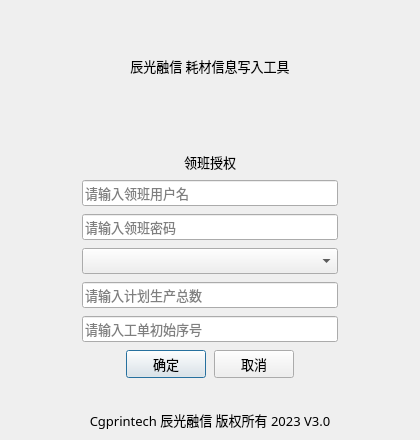
<?xml version="1.0" encoding="UTF-8"?>
<ui version="4.0">
 <class>ForeManAuth</class>
 <widget class="QDialog" name="ForeManAuth">
  <property name="geometry">
   <rect>
    <x>0</x>
    <y>0</y>
    <width>420</width>
    <height>440</height>
   </rect>
  </property>
  <property name="minimumSize">
   <size>
    <width>420</width>
    <height>440</height>
   </size>
  </property>
  <property name="maximumSize">
   <size>
    <width>420</width>
    <height>440</height>
   </size>
  </property>
  <property name="font">
   <font>
    <family>微软雅黑</family>
    <pointsize>10</pointsize>
   </font>
  </property>
  <property name="windowTitle">
   <string>领班授权</string>
  </property>
  <property name="modal">
   <bool>true</bool>
  </property>
  <layout class="QGridLayout" name="gridLayout">
   <property name="leftMargin">
    <number>12</number>
   </property>
   <property name="topMargin">
    <number>10</number>
   </property>
   <property name="rightMargin">
    <number>12</number>
   </property>
   <property name="bottomMargin">
    <number>10</number>
   </property>
   <item row="0" column="0">
    <layout class="QVBoxLayout" name="verticalLayout_2">
     <property name="bottomMargin">
      <number>0</number>
     </property>
     <item>
      <layout class="QVBoxLayout" name="verticalLayout">
       <property name="spacing">
        <number>8</number>
       </property>
       <property name="leftMargin">
        <number>70</number>
       </property>
       <property name="topMargin">
        <number>20</number>
       </property>
       <property name="rightMargin">
        <number>70</number>
       </property>
       <item>
        <widget class="QLabel" name="logo">
         <property name="text">
          <string/>
         </property>
         <property name="alignment">
          <set>Qt::AlignCenter</set>
         </property>
        </widget>
       </item>
       <item>
        <widget class="QLabel" name="title">
         <property name="text">
          <string>辰光融信 耗材信息写入工具</string>
         </property>
         <property name="alignment">
          <set>Qt::AlignCenter</set>
         </property>
        </widget>
       </item>
       <item>
        <spacer name="verticalSpacer">
         <property name="orientation">
          <enum>Qt::Vertical</enum>
         </property>
         <property name="sizeHint" stdset="0">
          <size>
           <width>20</width>
           <height>40</height>
          </size>
         </property>
        </spacer>
       </item>
       <item>
        <widget class="QLabel" name="formanauth">
         <property name="text">
          <string>领班授权</string>
         </property>
         <property name="alignment">
          <set>Qt::AlignCenter</set>
         </property>
        </widget>
       </item>
       <item>
        <widget class="QLineEdit" name="ForemanName">
         <property name="font">
          <font>
           <family>微软雅黑</family>
           <pointsize>10</pointsize>
          </font>
         </property>
         <property name="maxLength">
          <number>16</number>
         </property>
         <property name="placeholderText">
          <string>请输入领班用户名</string>
         </property>
        </widget>
       </item>
       <item>
        <widget class="QLineEdit" name="ForemanPasswd">
         <property name="font">
          <font>
           <family>微软雅黑</family>
           <pointsize>10</pointsize>
          </font>
         </property>
         <property name="maxLength">
          <number>16</number>
         </property>
         <property name="placeholderText">
          <string>请输入领班密码</string>
         </property>
        </widget>
       </item>
       <item>
        <widget class="QComboBox" name="ComponentNo">
         <property name="font">
          <font>
           <family>微软雅黑</family>
           <pointsize>10</pointsize>
          </font>
         </property>
         <property name="toolTip">
          <string>选择组件料号</string>
         </property>
         <property name="statusTip">
          <string/>
         </property>
        </widget>
       </item>
       <item>
        <widget class="QLineEdit" name="PlannedNumber">
         <property name="maxLength">
          <number>4</number>
         </property>
         <property name="placeholderText">
          <string>请输入计划生产总数</string>
         </property>
        </widget>
       </item>
       <item>
        <widget class="QLineEdit" name="FirstNumber">
         <property name="font">
          <font>
           <family>微软雅黑</family>
           <pointsize>10</pointsize>
          </font>
         </property>
         <property name="maxLength">
          <number>4</number>
         </property>
         <property name="placeholderText">
          <string>请输入工单初始序号</string>
         </property>
        </widget>
       </item>
       <item>
        <layout class="QHBoxLayout" name="horizontalLayout">
         <item>
          <spacer name="horizontalSpacer">
           <property name="orientation">
            <enum>Qt::Horizontal</enum>
           </property>
           <property name="sizeHint" stdset="0">
            <size>
             <width>40</width>
             <height>20</height>
            </size>
           </property>
          </spacer>
         </item>
         <item>
          <widget class="QPushButton" name="OKButton">
           <property name="text">
            <string>确定</string>
           </property>
          </widget>
         </item>
         <item>
          <widget class="QPushButton" name="CancelButton">
           <property name="text">
            <string>取消</string>
           </property>
          </widget>
         </item>
         <item>
          <spacer name="horizontalSpacer_2">
           <property name="orientation">
            <enum>Qt::Horizontal</enum>
           </property>
           <property name="sizeHint" stdset="0">
            <size>
             <width>40</width>
             <height>20</height>
            </size>
           </property>
          </spacer>
         </item>
        </layout>
       </item>
       <item>
        <widget class="QLabel" name="ForemanAuthState">
         <property name="text">
          <string/>
         </property>
         <property name="alignment">
          <set>Qt::AlignCenter</set>
         </property>
        </widget>
       </item>
      </layout>
     </item>
     <item>
      <layout class="QHBoxLayout" name="horizontalLayout_2">
       <property name="bottomMargin">
        <number>0</number>
       </property>
       <item>
        <widget class="QLabel" name="label_2">
         <property name="text">
          <string>Cgprintech 辰光融信 版权所有 2023 V3.0</string>
         </property>
         <property name="alignment">
          <set>Qt::AlignCenter</set>
         </property>
        </widget>
       </item>
      </layout>
     </item>
    </layout>
   </item>
  </layout>
 </widget>
 <resources/>
 <connections/>
</ui>
